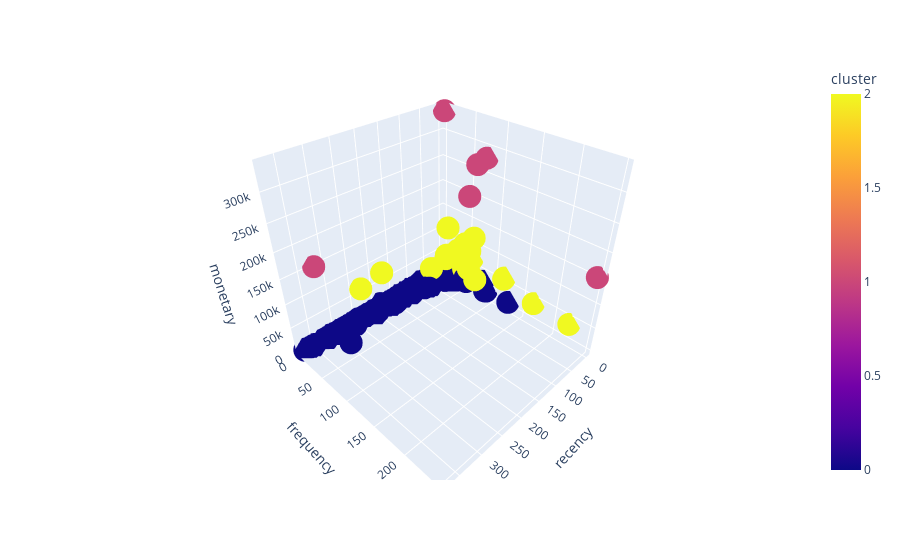

This figure's notebook cell:
### Code cell
px.scatter_3d(x='recency', y='frequency', z='monetary', color='cluster', data_frame=df_aux)

### Figure 1 — Plotly figure (JSON) as saved in the notebook; plotly's stock layout.template omitted (floating-point values rounded to 4 significant figures; data arrays with more than 128 entries replaced by an {"elided": "..."} marker saying what was removed)
{"data": [{"hovertemplate": "recency=%{x}<br>frequency=%{y}<br>monetary=%{z}<br>cluster=%{marker.color}<extra></extra>", "legendgroup": "", "marker": {"color": {"elided": "4372 int values"}, "coloraxis": "coloraxis", "symbol": "circle"}, "mode": "markers", "name": "", "scene": "scene", "showlegend": false, "type": "scatter3d", "x": {"elided": "4372 int values"}, "y": {"elided": "4372 int values"}, "z": {"elided": "4372 float values"}}], "layout": {"coloraxis": {"colorbar": {"title": {"text": "cluster"}}, "colorscale": [[0, "#0d0887"], [0.1111, "#46039f"], [0.2222, "#7201a8"], [0.3333, "#9c179e"], [0.4444, "#bd3786"], [0.5556, "#d8576b"], [0.6667, "#ed7953"], [0.7778, "#fb9f3a"], [0.8889, "#fdca26"], [1, "#f0f921"]]}, "legend": {"tracegroupgap": 0}, "margin": {"t": 60}, "scene": {"domain": {"x": [0, 1], "y": [0, 1]}, "xaxis": {"title": {"text": "recency"}}, "yaxis": {"title": {"text": "frequency"}}, "zaxis": {"title": {"text": "monetary"}}}}}
